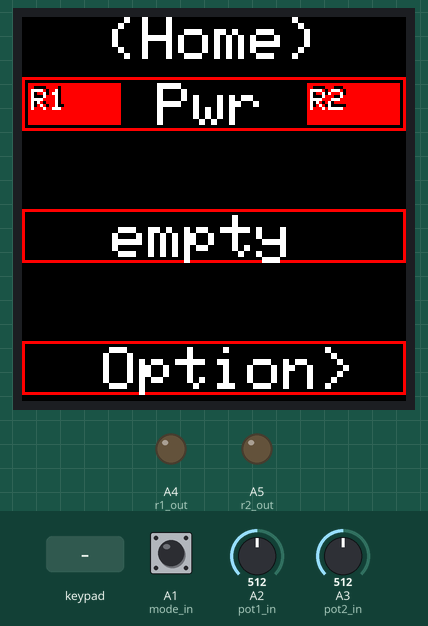
Bench run of a sketch on a simulated Arduino Micro, built with avr-gcc and run on an emulated ATmega32U4. Shown: 128×128 colour display, output pins drawn as LEDs (lit = HIGH). Wiring (inferred from the names in the program): 5×5 keypad (labels assumed): rows pin 0, pin 1, pin 2, pin 3, pin 4; columns pin 5, pin 6, pin 7, pin 8, pin 9. The inputs (shaded band) are chosen by the test bench; at power-on: A1 (mode_in) HIGH, A2 (pot1_in) = 512, A3 (pot2_in) = 512. USB keyboard and mouse output is not drawn; pins used as bus, display or sensor lines are not drawn.

Above: at 1.2 s.
1.3 s: A1 (mode_in) pulled LOW for 0.15 s
At 2.1 s:
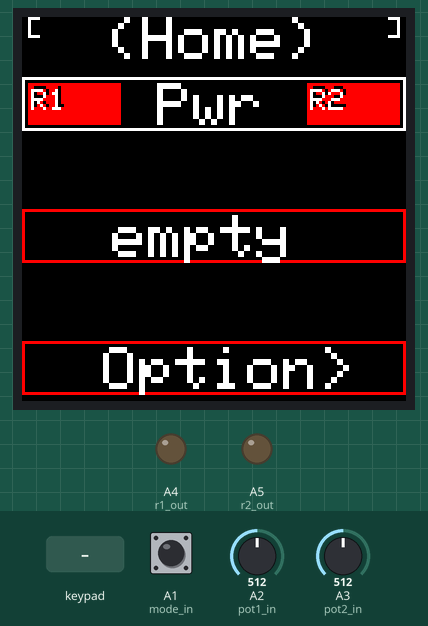
2.9 s: key '4' pressed
At 3.8 s:
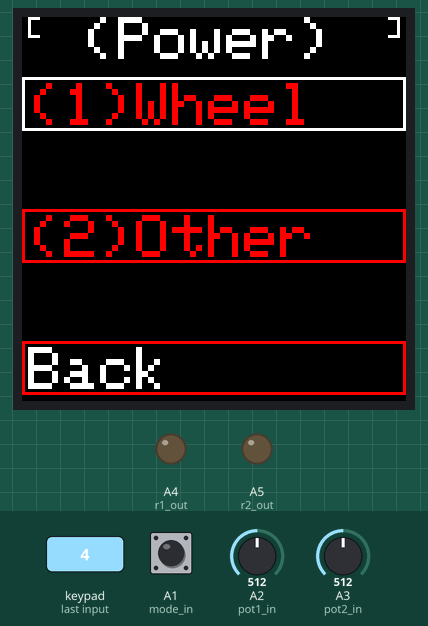
4.4 s: key '4' pressed
At 10.7 s:
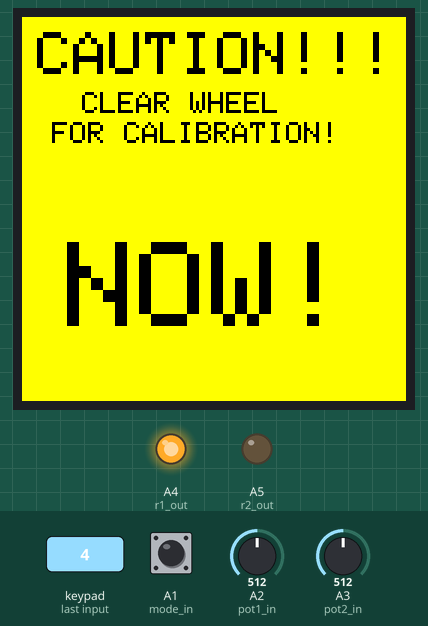
Timing chart, 0 to 12.2 s (numbered marks = the images above; inputs shaded):
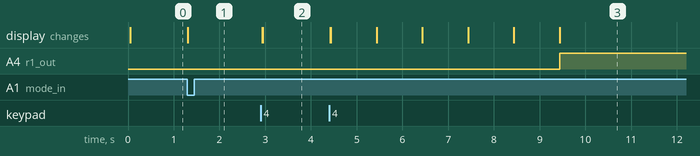

The sketch:

display.ino
```cpp
//_____Included libraries_____
#include <SPI.h>
#include <Adafruit_SSD1351.h>

//_____Display pin definitions_____
//#define scl     10
//#define sda     11
#define dc      12
#define rst     13  //LED_BUILTIN
#define cs      A0

//Adafruit_SSD1351 display = Adafruit_SSD1351(cs, dc, sda, scl, rst);
Adafruit_SSD1351 display = Adafruit_SSD1351(128, 128, &SPI, cs, dc, rst);

//_____Display color definitions_____
#define black   0x0000
#define brown   0xB340
#define brown1  0x7A40
#define brown2  0x5180
#define red     0xF800
#define red1    0x7500
#define red2    0x2000
#define orange  0xFB40
#define orange1 0xCA80
#define orange2 0xAA20
#define yellow  0xFFE0
#define yellow1 0xAD80
#define yellow2 0x6340
#define green   0x07E0
#define green1  0x0580
#define green2  0x02A0
#define blue    0x001F
#define blue1   0x0016
#define blue2   0x000C
#define violet  0xF81F
#define violet1 0xB016
#define violet2 0x500B
#define grey    0xB596
#define grey1   0x73AE
#define grey2   0x4A69
#define white   0xFFFF

//_____Starts display, display library and UI_____
void display_init(){
  display.begin();
  delay(10);
//  ui_page_splash();
  ui_page_home();
}
```

bboxv1.1.ino
```cpp
//WIN USB HID Device (Race sim button box)
//Kylamity
//Arduino Micro, Arduino IDE, Win10
//v0.1

//_____Included libraries_____
#include <HID-Project.h>

//_____Pin definitions_____
const int row[5]  = {0,1,2,3,4};
const int clmn[5] = {5,6,7,8,9};
#define mode_in A1
#define pot1_in A2
#define pot2_in A3
#define r1_out  A4
#define r2_out  A5

//_____Global Variables_____
int btnState[25];
int btnMode[25];
int potState[2];
int relayState[2];
int modeState = 0;
int modeTState = 0;
int checksum = 0;
int checksum2 = 0;

void setup() {
  //_____Pin modes_____
  for (int i = 0; i <= 4; i++) {pinMode(row[i],OUTPUT); pinMode(clmn[i],INPUT);}
  pinMode(r1_out,OUTPUT);
  pinMode(r2_out,OUTPUT);
  pinMode(pot1_in,INPUT);
  pinMode(pot2_in,INPUT);
  pinMode(mode_in,INPUT_PULLUP);
  Serial.begin(300);
  Gamepad.begin();
  display_init();
}

void loop() {
  //_____Main input pin read__________________________________________
  int btn[25];
  int btnID = 0;

  for (int rowID = 0; rowID <= 4; rowID++) {
    digitalWrite(row[rowID],HIGH);
    for (int clmnID = 0; clmnID <= 4; clmnID++) {
      btn[btnID] = digitalRead(clmn[clmnID]);
      btnID++;
    }
    digitalWrite(row[rowID],LOW);
  }
  int pot[2] = {analogRead(pot1_in)/10,analogRead(pot2_in)/10};
  int mode = 1 - digitalRead(mode_in);

  //_____Sum_____________________
  int sum = 0;
  int potSum = 0;
  for (int i = 0; i <= 24; i++) {
    sum = sum + btn[i];
    if (i <= 1) {
      potSum = potSum + pot[i];
    }
  }
  //_____Mode button______________________
  if (mode != modeState){
    if (mode == 1) {
      modeTState = toggler(modeTState);
    }
    modeState  = mode;
    ui_drawMode();
  }

  //_____Base user input logic______________________________________________
  if (sum != checksum) {
    switch(modeTState) {
        //_____User input to HID_____________________
        case 0: for (int i = 0; i <= 24; i++) {
                  updateButton(btn[i],btnState[i],i);
                }
                Gamepad.write();
                break;
        //_____User input to UI_______________________________________
        case 1: ui_control(btn[2],btn[9],btn[8],btn[10],btn[3]); break;
                break;
    }
    //_____State vars & checksum______________
    checksum = 0;
    for (int i = 0; i <= 24; i++) {
      btnState[i] = btn[i];
      checksum = checksum + btnState[i];
    }
  }
  //seperate pots from button update loops to keep analog fluctuation from bouncing ui inputs
  if (potSum != checksum2) {
    checksum2 = 0;
    for (int i = 0; i <= 1; i++) {
      updatePot(pot[i],potState[i],i);
      potState[i] = pot[i];
      checksum2 = checksum2 + pot[i];
    }
    Gamepad.write();
  }
  ui_tasks();
}

//_____Called Functions___________________________________

int updateButton(int btn,int btnState,int btnID) {
  if (btn != btnState) {
    switch(btn) {
      case 0: Gamepad.release(btnID+1); break;
      case 1: Gamepad.press(btnID+1); break;
    }
  }
}

void updatePot(int pot, int potState,int potID) {
  if (pot != potState) {
    switch(potID+1) {
      case 1: Gamepad.xAxis(pot); break;
      case 2: Gamepad.yAxis(pot); break;
    }
  }
}

int toggler(int tstate) {
    tstate++;
    switch(tstate) {
      case 1: return 1;
      case 2: return 0;
  }
}

void toggleRelay(int relayID){
  switch (relayID) {
    case 1: relayState[0] = toggler(relayState[0]);
            switch (relayState[0]) {
              case 1: digitalWrite(r1_out,HIGH); break;
              case 0: digitalWrite(r1_out,LOW); break;
            }
            delay(250);
            break;
    case 2: relayState[1] = toggler(relayState[1]);
            switch (relayState[1]) {
              case 1: digitalWrite(r2_out,HIGH); break;
              case 0: digitalWrite(r2_out,LOW); break;
            }
            delay(250);
            break;
  }
}
```

ui.ino
```cpp
#define ui_sizeX      128
#define ui_sizeY      128
#define ui_maxCell    64 // Higher values consume dynamic memory
#define ui_maxTasks   5 // Higher values consume dynamic memory, Actual max is -1 of this value
#define ui_frequency  15 // Time in ms between task updates, currently limits clock speed (delay based)

int ui_offsetX = 0; //Top margin for grid
int ui_offsetY = 0; //Left margin for grid
int ui_updateTask[ui_maxTasks] = {}; //Array to flag tasks for update
int ui_cellX[ui_maxCell] = {}; // Array of x coords for cells
int ui_cellY[ui_maxCell] = {}; // Array of y coords for cells
int ui_cellSize[2] = {}; //X,Y size of cells
int ui_curCell = 0; //Cell number of cursor
int ui_curPage = 0; //Current page
int ui_curGridPos[2] = {0,0}; //X,Y # of cells in grid
int ui_gridSize[2] = {}; //X,Y dimensions of grid measured by cells
unsigned int ui_gridColor;
unsigned int ui_cursorColor;

//_____Main Functions_____________________________________________________
//Function chains and logic to generate pages
void ui_page_splash() {
  for (int x = 0; x < 129; x++) {
    display.fillRect(x,64,25,25,white);
    delay(20);
    display.fillRect(x,64,25,25,black);
  }
  ui_page_splash();
}

void ui_page_home() {
  ui_pageSetup(1,0,20,white,red,black);
  ui_setText(28,0,2,white); display.print("(Home)");
  ui_drawGrid(1,3,26,ui_gridColor);
  ui_drawMode();
}

void ui_page_settings() {
  ui_pageSetup(2,0,9,white,blue,black);
  ui_setText(12,0,0,white); display.print("-(Settings)-");
  ui_updateTask[1] = 1;
  ui_drawGrid(2,8,2,ui_gridColor);
  ui_drawMode();
}

void ui_page_power() {
  ui_pageSetup(3,0,20,white,red,black);
  ui_setText(20,0,2,white); display.print("(Power)");
  ui_drawGrid(1,3,26,ui_gridColor);
  ui_drawMode();
}

void ui_page_grid64() {
  ui_pageSetup(100,0,0,blue,black,black);
  ui_drawGrid(8,8,-1,ui_gridColor);
  ui_drawMode();
  ui_setText(0,0,1,white);
  for (int i = 0; i < 64; i++) {
    display.setCursor(ui_cellX[i]+4,ui_cellY[i]+3); display.print(i + 1);
  }
}

void ui_page_power_wheelWarning() {
  ui_pageSetup(101,0,0,white,yellow,yellow);
  ui_setText(5,5,2,black); display.print("CAUTION!!!");
  ui_setText(20,25,1,black); display.print("CLEAR WHEEL\n");
  display.setCursor(10,35); display.print("FOR CALIBRATION!");
  for (int i = 5; i > 0; i--) {
    ui_setText(50,75,3,black);
    display.print(i);
    delay(1000);
    ui_setText(50,75,3,yellow);
    display.print(i);
  }
  ui_setText(15,75,4,black);
  display.print("NOW!");
  toggleRelay(1);
  delay(8500);
  ui_page_home();
}

void ui_page_screenOff() {
  ui_pageSetup(102,0,0,white,black,black);
  ui_drawGrid(1,1,0,ui_gridColor);
  modeTState = 0;
}

//What is drawn inside each grid cell. Based on specified cell and current page
int ui_drawCell(int cellID, int cellClear) {
  switch (ui_curPage) {
    unsigned int color;
    //  HOME_____________________________________________________________________________________________
    case 1: switch (cellID) {
              case 0: unsigned int rColor1; unsigned int rColor2;
                      switch (relayState[0]) {case 0: rColor1 = red; break; case 1: rColor1 = green; break;}
                      display.fillRect(ui_cellX[0]+2, ui_cellY[0]+2, (ui_cellSize[0]/4)-1, ui_cellSize[1]-4, rColor1);
                      ui_setText(ui_cellX[0]+4, ui_cellY[0]+3,1,black); display.print("R1");
                      ui_setText(ui_cellX[0]+3, ui_cellY[0]+4,1,white); display.print("R1");

                      switch (relayState[1]) {case 0: rColor2 = red; break; case 1: rColor2 = green; break;}
                      display.fillRect(ui_cellX[0]-1+((ui_cellSize[0]/4)*3), ui_cellY[0]+2, (ui_cellSize[0]/4)-1, ui_cellSize[1]-4, rColor2);
                      ui_setText(ui_cellX[0]+1+((ui_cellSize[0]/4)*3), ui_cellY[0]+3,1,black); display.print("R2");
                      ui_setText(ui_cellX[0]+((ui_cellSize[0]/4)*3), ui_cellY[0]+4,1,white); display.print("R2");

                      ui_setText(ui_cellX[0]+45, ui_cellY[0]+2,2, white); display.print("Pwr"); break;
              case 1: ui_setText(ui_cellX[1]+30, ui_cellY[1]+2,2,white); display.print("empty"); break;
              case 2: ui_setText(ui_cellX[2]+27, ui_cellY[2]+2,2,white); display.print("Option>"); break;
    }
    break;
    //  SETTINGS__________________________________________________________________________________________
    case 2: switch (cellID) {
              case 0: ui_setText(ui_cellX[0]+2,ui_cellY[0]+2,1,white); display.print("< Back"); break;
              case 1: ui_setText(ui_cellX[1]+2,ui_cellY[1]+2,1,white); display.print("Grid"); break;
              case 2: ui_setText(ui_cellX[2]+2,ui_cellY[2]+2,1,white); display.print("Scrn Off"); break;
              case 3: switch (cellClear) {
                        case 0: ui_setText(ui_cellX[3]+2, ui_cellY[3]+2,1,white); display.print(potState[0]); break;
                        case 1: ui_setText(ui_cellX[3]+2, ui_cellY[3]+2,1,black); display.print(potState[0]); break;
              }
              break;
              case 4: switch (cellClear) {
                        case 0: ui_setText(ui_cellX[4]+2, ui_cellY[4]+2,1,white); display.print(potState[1]); break;
                        case 1: ui_setText(ui_cellX[4]+2, ui_cellY[4]+2,1,black); display.print(potState[1]); break;
              }
    }
    break;
    // POWER_____________________________________________________________________________________________
    case 3: switch (cellID) {
              case 0: switch (relayState[0]) {case 0: color = red; break; case 1: color = green; break;}
              ui_setText(ui_cellX[0]+2,ui_cellY[0]+2,2,color); display.print("(1)Wheel"); break;
              case 1: switch (relayState[1]) {case 0: color = red; break; case 1: color = green; break;}
              ui_setText(ui_cellX[1]+2,ui_cellY[1]+2,2,color); display.print("(2)Other"); break;
              case 2: ui_setText(ui_cellX[2]+2,ui_cellY[2]+2,2,white); display.print("Back"); break;
    }
    break;
    //  BUTTON SELECT____________________________________________________________________________________
    case 100: break;
  }
}

//Use button input triggers. Based on current cell and current page
void ui_useCursor() {
  switch (ui_curPage) {
    //  HOME________________________________________________________
    case 1: switch (ui_curCell) {
              case 0: ui_page_power(); break;
              case 2: ui_page_settings(); break;
    }
    break;
    //  SETTINGS____________________________________________________
    case 2: switch (ui_curCell) {
              case 0: ui_page_home(); break;
              case 1: ui_page_grid64(); break;
              case 2: ui_page_screenOff(); break;
              case 3: break;
              case 4: break;
    }
    break;
    //  POWER________________________________________________________
    case 3: switch (ui_curCell) {
              case 0: switch (relayState[0]) {
                        case 0: ui_page_power_wheelWarning(); break;
                        case 1: toggleRelay(1);
                                ui_drawCell(ui_curCell,0); break;
              }
              break;
              case 1: toggleRelay(2);
                      ui_drawCell(ui_curCell,0); break;
              case 2: ui_page_home(); break;
    }
    break;
    //  BUTTON SELECT________________________________________________
    case 100: if (ui_curCell > -1) {ui_page_settings();} break;
    case 102: ui_page_home(); break;
  }
}

void ui_tasks() {
  for(int a = 0; a <= 1; a++) {
    for(int i = 1; i <= ui_maxTasks; i++) {
      switch (ui_updateTask[i]*i) {
        case 1: ui_drawCell(3,a);
                ui_drawCell(4,a);
      }
    }
    if(a == 0) {delay(ui_frequency);}
  }
}

//_____Called Functions____________________________________________________________________
void ui_control(int up, int down, int left, int right, int use) {
  if (up)    {if (ui_curGridPos[1] > 0) {ui_drawCursor(ui_curCell - ui_gridSize[0] - 1, ui_cursorColor); ui_curGridPos[1]--;}}
  if (down)  {if (ui_curGridPos[1] < ui_gridSize[1]) {ui_drawCursor(ui_curCell + ui_gridSize[0] + 1, ui_cursorColor); ui_curGridPos[1]++;}}
  if (left)  {if (ui_curGridPos[0] > 0) {ui_drawCursor(ui_curCell - 1, ui_cursorColor); ui_curGridPos[0]--;}}
  if (right) {if (ui_curGridPos[0] < ui_gridSize[0]) {ui_drawCursor(ui_curCell + 1, ui_cursorColor); ui_curGridPos[0]++;}}
  if (use)   {ui_useCursor();}
}

void ui_drawGrid(int clmns, int rows, int padding, unsigned int color) {
  int space[2] = {
    ((ui_sizeX + padding) - ui_offsetX) / clmns, //x
    ((ui_sizeY + padding) - ui_offsetY) / rows   //y
  };
  int cellCt = 0;
  for (int y = ui_offsetY; y < (space[1] * rows); y = y + space[1]) {
    for (int x = ui_offsetX; x < (space[0] * clmns); x = x + space[0]) {
      display.drawRect(x, y, space[0] - padding, space[1] - padding, color);
      ui_cellX[cellCt] = x;
      ui_cellY[cellCt] = y;
      cellCt++;
    }
  }
  ui_gridSize[0] = clmns - 1;
  ui_gridSize[1] = rows - 1;
  ui_cellSize[0] = space[0] - padding;
  ui_cellSize[1] = space[1] - padding;

  for (int i = 0; i <= clmns * rows; i++) {
    ui_drawCell(i,0);
  }
}

void ui_drawCursor(int cellID, unsigned int color) {
  switch (cellID == ui_curCell) {
    case 0: display.drawRect(ui_cellX[ui_curCell], ui_cellY[ui_curCell], ui_cellSize[0], ui_cellSize[1], ui_gridColor);
            display.drawRect(ui_cellX[cellID], ui_cellY[cellID], ui_cellSize[0], ui_cellSize[1], color);
            break;
    case 1: display.drawRect(ui_cellX[ui_curCell], ui_cellY[ui_curCell], ui_cellSize[0], ui_cellSize[1], color);
            break;
  }
  ui_curCell = cellID;
}

void ui_drawMode(){
  switch (modeTState) {
    case 0: ui_drawCursor(ui_curCell,ui_gridColor);
            if (ui_curPage >= 10) {break;}
            ui_setText (1,0,1,black); display.print("[                   ]");
            break;
    case 1: ui_drawCursor(ui_curCell,ui_cursorColor);
            if (ui_curPage >= 10) {break;}
            ui_setText (1,0,1,white); display.print("[                   ]");
            break;
  }
}

void ui_pageSetup(int curPage, int offsetX, int offsetY, unsigned int cursorColor, unsigned int gridColor, unsigned int bgColor ) {
  for(int i = 1; i <= ui_maxTasks; i++) {
  ui_updateTask[i] = 0;
  }
  display.fillScreen(bgColor);
  delay(10);
  ui_curCell = 0;
  ui_curGridPos[0] = 0;
  ui_curGridPos[1] = 0;
  ui_curPage = curPage;
  ui_offsetY = offsetY;
  ui_offsetX = offsetX;
  ui_cursorColor = cursorColor;
  ui_gridColor = gridColor;
}

void ui_setText(int x, int y, int size_,unsigned int color) {
  display.setCursor(x,y);
  display.setTextSize(size_);
  display.setTextColor(color);
}
```

Measured:
- after the input at 1.3 s, the display: changes at once (image 1)
- after the input at 2.9 s, the display: first changes at once (image 2 shows a later state)
- after the input at 4.4 s, A4 (r1_out): LOW → HIGH after 5.0 s; the display: first changes at once (image 3 shows a later state)
